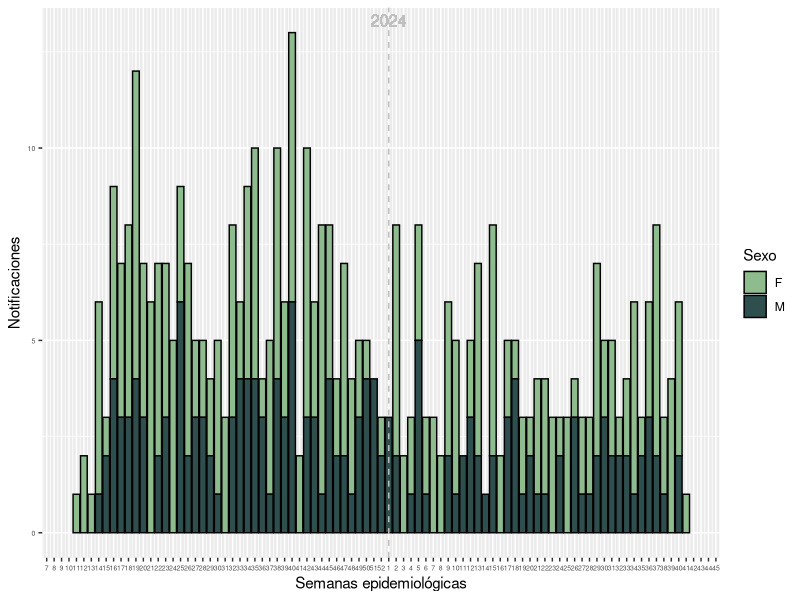

Source code (R):
## ---- chunk 1
library(readxl)
library(tidyverse)
library(ggplot2)
library(dplyr)

## ---- chunk 2
base <- read_excel("base.xlsx")
## ---- chunk 3


base <- base %>%
  mutate(SEPI_CONTINUA = ifelse(ANIO_EPI_SINTOMA == 2023, SEPI_SINTOMA, SEPI_SINTOMA + 52))
max_count <- max(table(base$SEPI_CONTINUA))

base %>% 
ggplot(aes(x = SEPI_CONTINUA, fill = SEXO)) +  
  geom_bar(aes(y = ..count..), color = "black") +  # El color de borde lo puse negro
  scale_fill_manual(values = c("#8FBC8F", "#2F4F4F")) +
  scale_x_continuous(breaks = seq(1, 104, by = 1),  # 1-52 para 2023 y 53-104 para 2024
                     labels = c(as.character(1:52), as.character(1:52))) +
  labs(x = "Semanas epidemiológicas",
       y = "Notificaciones",
       fill = "Sexo")+
  theme(axis.text.x = element_text(size = 5),
        axis.text.y = element_text(size = 5),
        legend.position = "right") +
  geom_vline(xintercept = 53, linetype = "dashed", color = "grey") +  # Línea vertical en Semana 1 de 2024
  geom_text(aes(x = 53, y = max_count, label = "2024"), 
            vjust = -0.5, color = "grey", size = 4)+
  guides(fill = guide_legend(override.aes = list(label = c("Femenino", "Masculino"))))

## ---- chunk 4
#| echo: false
2 * 2
